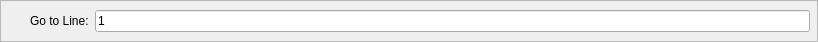
<?xml version="1.0" encoding="UTF-8"?>
<ui version="4.0">
 <class>GoToLine</class>
 <widget class="QFrame" name="GoToLine">
  <property name="geometry">
   <rect>
    <x>0</x>
    <y>0</y>
    <width>818</width>
    <height>42</height>
   </rect>
  </property>
  <property name="sizePolicy">
   <sizepolicy hsizetype="Preferred" vsizetype="Fixed">
    <horstretch>0</horstretch>
    <verstretch>0</verstretch>
   </sizepolicy>
  </property>
  <property name="windowTitle">
   <string>Frame</string>
  </property>
  <property name="frameShape">
   <enum>QFrame::StyledPanel</enum>
  </property>
  <property name="frameShadow">
   <enum>QFrame::Raised</enum>
  </property>
  <layout class="QHBoxLayout" name="horizontalLayout_2">
   <property name="leftMargin">
    <number>1</number>
   </property>
   <property name="topMargin">
    <number>1</number>
   </property>
   <property name="rightMargin">
    <number>1</number>
   </property>
   <property name="bottomMargin">
    <number>1</number>
   </property>
   <item>
    <layout class="QVBoxLayout" name="verticalLayout">
     <item>
      <widget class="MdEditor::CloseButton" name="close" native="true">
       <property name="minimumSize">
        <size>
         <width>16</width>
         <height>16</height>
        </size>
       </property>
       <property name="maximumSize">
        <size>
         <width>16</width>
         <height>16</height>
        </size>
       </property>
      </widget>
     </item>
     <item>
      <spacer name="verticalSpacer">
       <property name="orientation">
        <enum>Qt::Vertical</enum>
       </property>
       <property name="sizeType">
        <enum>QSizePolicy::Expanding</enum>
       </property>
       <property name="sizeHint" stdset="0">
        <size>
         <width>0</width>
         <height>0</height>
        </size>
       </property>
      </spacer>
     </item>
    </layout>
   </item>
   <item>
    <layout class="QHBoxLayout" name="horizontalLayout">
     <property name="leftMargin">
      <number>6</number>
     </property>
     <property name="topMargin">
      <number>6</number>
     </property>
     <property name="rightMargin">
      <number>6</number>
     </property>
     <property name="bottomMargin">
      <number>6</number>
     </property>
     <item>
      <widget class="QLabel" name="label">
       <property name="text">
        <string>Go to Line:</string>
       </property>
      </widget>
     </item>
     <item>
      <widget class="QLineEdit" name="line">
       <property name="text">
        <string>1</string>
       </property>
      </widget>
     </item>
    </layout>
   </item>
  </layout>
 </widget>
 <customwidgets>
  <customwidget>
   <class>MdEditor::CloseButton</class>
   <extends>QWidget</extends>
   <header>closebutton.hpp</header>
   <container>1</container>
  </customwidget>
 </customwidgets>
 <resources/>
 <connections/>
</ui>
